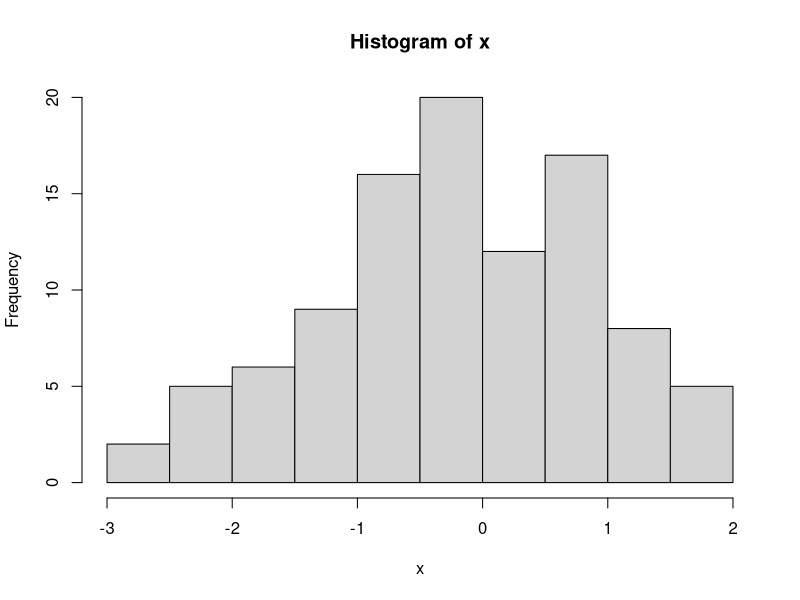

The R source for this figure:
#' This is a test to render an R script. I'm writing some prose here.
#' Ok enough blanla

# Creating some data
x <- rnorm(100)

# Now plotting this as a histogram
hist(x)
